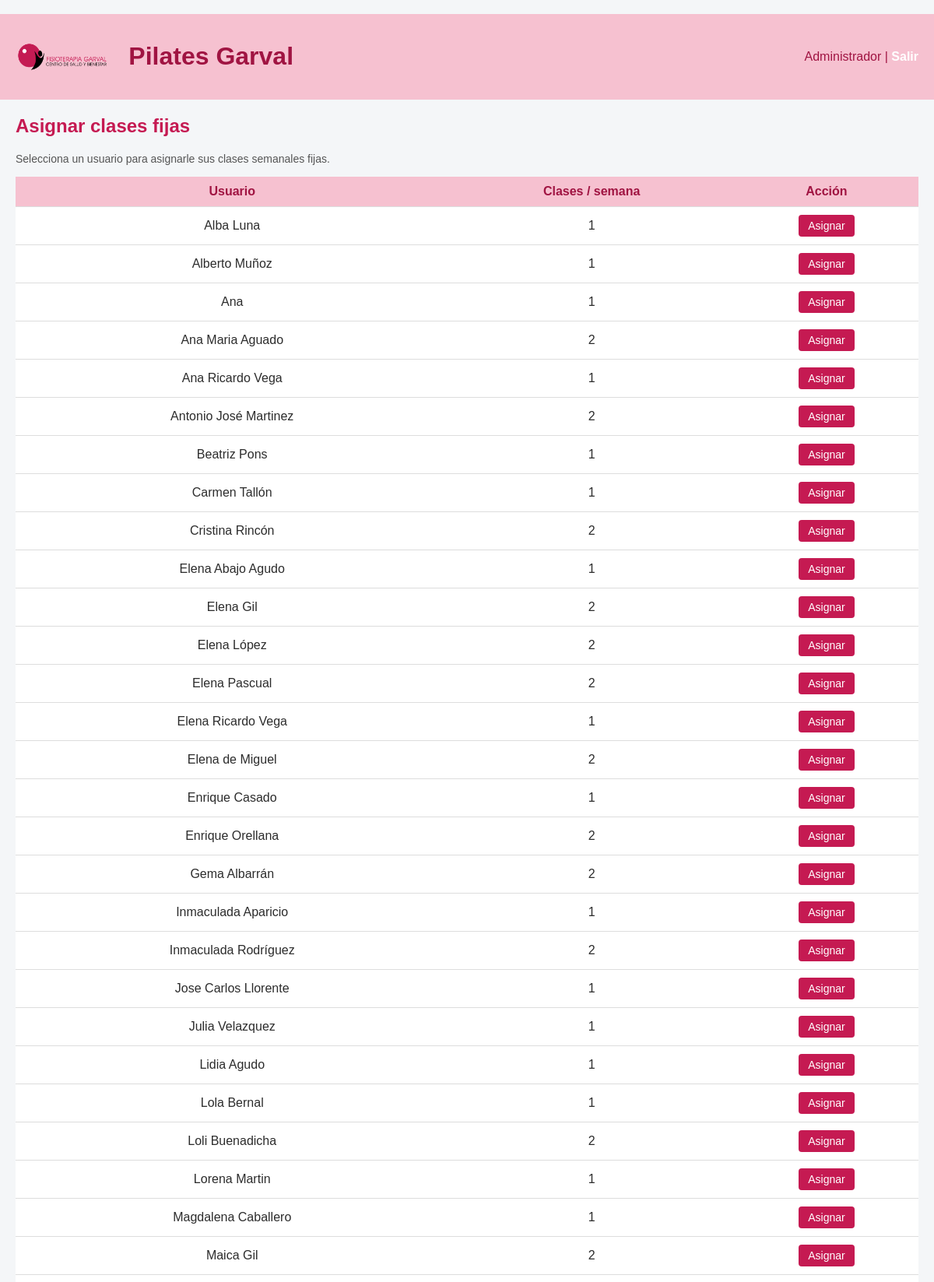
Page /admin/asignaciones (signed in, upper part) on the committed database.
### tables this page shows
CREATE TABLE "usuarios" (
	"id"	INTEGER,
	"nombre"	TEXT,
	"email"	TEXT,
	"rol"	TEXT,
	"clases_semana"	INTEGER,
	"password"	TEXT,
	PRIMARY KEY("id" AUTOINCREMENT)
);

### app.py (the view)
@app.route("/admin/asignaciones")
@login_required
@role_required("admin")
def admin_asignaciones():
    if "rol" not in session or session["rol"] != "admin":
        abort(403)
    usuarios = obtener_usuarios()
    return render_template("asignaciones.html", usuarios=usuarios)

### auth.py (called while the page is built)
def login_required(f):
    @wraps(f)
    def wrapper(*args, **kwargs):
        if not session.get("user_id"):
            return redirect(url_for("login", next=request.path))
        return f(*args, **kwargs)
    return wrapper

def role_required(*roles):
    def deco(f):
        @wraps(f)
        def wrapper(*args, **kwargs):
            if not session.get("user_id"):
                return redirect(url_for("login", next=request.path))
            if session.get("rol") not in roles:
                abort(403)
            return f(*args, **kwargs)
        return wrapper
    return deco

### db.py (called while the page is built)
def conectar():
    return sqlite3.connect("clinica.db")

### usuarios.py (called while the page is built)
def obtener_usuarios():
    conn = conectar()
    c = conn.cursor()
    usuarios = c.execute("""
        SELECT id, nombre, clases_semana
        FROM usuarios
        WHERE rol = 'usuario'
        ORDER BY nombre
    """).fetchall()
    conn.close()
    return usuarios

### templates/asignaciones.html (shortened to what this page needs)
﻿{% extends "base.html" %}
{% block content %}
<h2>Asignar clases fijas</h2>
<p class="info-clases">
    Selecciona un usuario para asignarle sus clases semanales fijas.
</p>
{% if usuarios %}
<table>
    <thead>
        <tr>
            <th>Usuario</th>
            <th>Clases / semana</th>
            <th>Acción</th>
        </tr>
    </thead>
    <tbody>
        {% for u in usuarios %}
        <tr>
            <td>{{ u[1] }}</td>
            <td>{{ u[2] }}</td>
            <td class="acciones">
                <a class="boton"
                   href="/admin/asignaciones/{{ u[0] }}">
                    Asignar
                </a>
            </td>
        </tr>
        {% endfor %}
    </tbody>
</table>
{% else %}
<p>No hay usuarios disponibles.</p>
{% endif %}
{% endblock %}

### static/estilo.css (style rules this page uses)
:root { --primary: #c51a52; --primary-dark: #a01442; --primary-light: #f6c1d0; --bg: #f4f6f8; --text: #2c2c2c; }
body { font-family: Arial, sans-serif; margin: 0; background: var(--bg); color: var(--text); }
h2, h3 { color: var(--primary); margin-top: 0; }
table { width: 100%; border-collapse: collapse; background: white; margin-bottom: 25px; }
th, td { padding: 10px 12px; border-bottom: 1px solid #ddd; vertical-align: middle; text-align: center; }
th { background: var(--primary-light); color: var(--primary-dark); font-weight: bold; }
td.acciones { text-align: center; white-space: nowrap; }
a.boton, button { background: var(--primary); color: white; padding: 6px 12px; border-radius: 4px; text-decoration: none; font-size: 14px; display: inline-block; }
td:last-child { text-transform: capitalize; }
.info-clases { margin-top: 5px; margin-bottom: 15px; color: #555; font-size: 14px; }

### rows in the picture
usuarios: nombre "Alba Luna", clases_semana "1"
usuarios: nombre "Alberto Muñoz", clases_semana "1"
usuarios: nombre "Ana", clases_semana "1"
usuarios: nombre "Ana Maria Aguado", clases_semana "2"
usuarios: nombre "Ana Ricardo Vega", clases_semana "1"
usuarios: nombre "Antonio José Martinez", clases_semana "2"
usuarios: nombre "Beatriz Pons", clases_semana "1"
usuarios: nombre "Carmen Tallón", clases_semana "1"
usuarios: nombre "Cristina Rincón", clases_semana "2"
usuarios: nombre "Elena Abajo Agudo", clases_semana "1"
usuarios: nombre "Elena Gil", clases_semana "2"
usuarios: nombre "Elena López", clases_semana "2"
usuarios: nombre "Elena Pascual", clases_semana "2"
usuarios: nombre "Elena Ricardo Vega", clases_semana "1"
usuarios: nombre "Elena de Miguel", clases_semana "2"
usuarios: nombre "Enrique Casado", clases_semana "1"
usuarios: nombre "Enrique Orellana", clases_semana "2"
usuarios: nombre "Gema Albarrán", clases_semana "2"
usuarios: nombre "Inmaculada Aparicio", clases_semana "1"
usuarios: nombre "Inmaculada Rodríguez", clases_semana "2"
usuarios: nombre "Jose Carlos Llorente", clases_semana "1"
usuarios: nombre "Julia Velazquez", clases_semana "1"
usuarios: nombre "Lidia Agudo", clases_semana "1"
usuarios: nombre "Lola Bernal", clases_semana "1"
usuarios: nombre "Loli Buenadicha", clases_semana "2"
usuarios: nombre "Lorena Martin", clases_semana "1"
usuarios: nombre "Magdalena Caballero", clases_semana "1"
usuarios: nombre "Maica Gil", clases_semana "2"

### other values in the picture
{{ session.nombre }} "Administrador"
